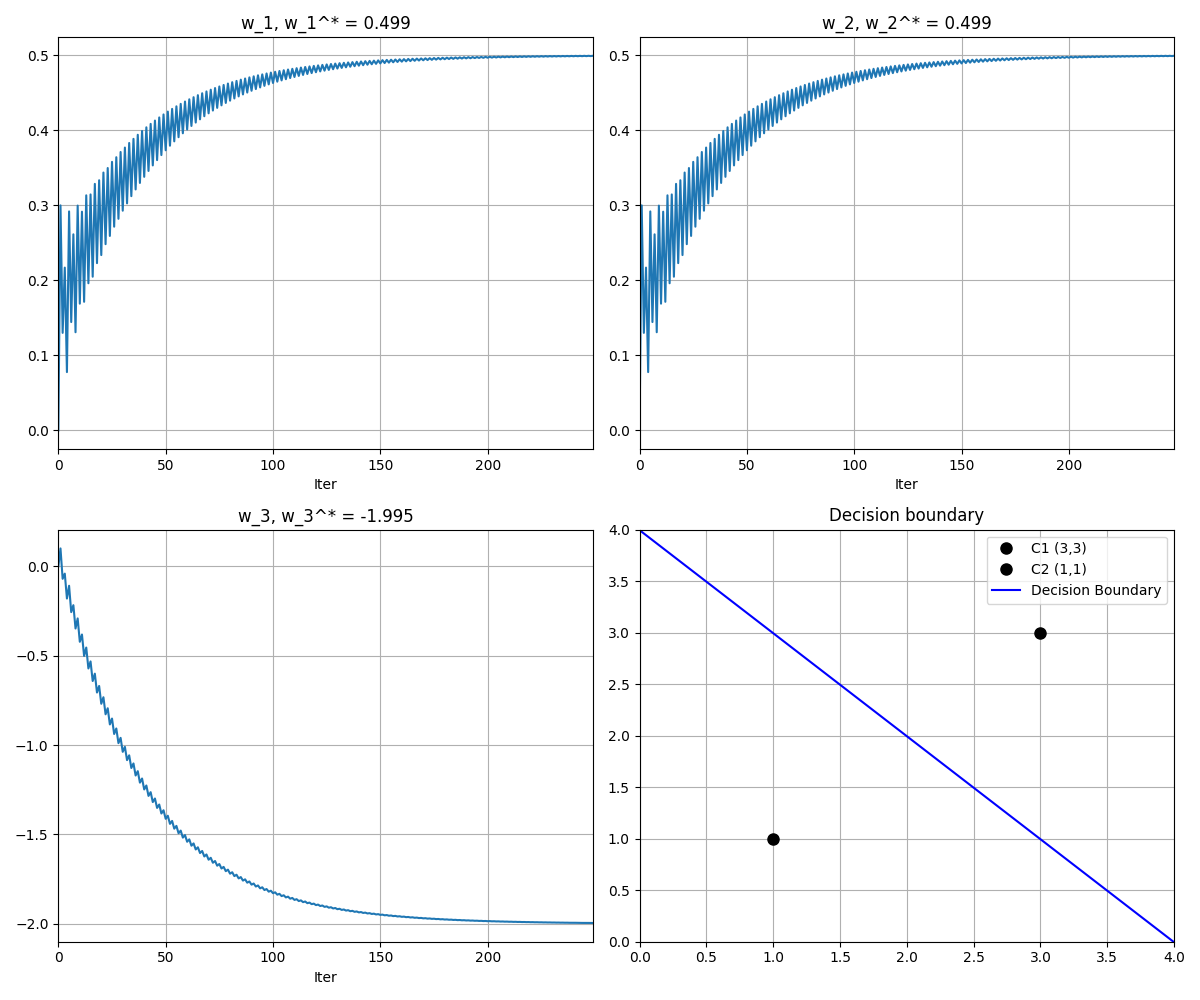

Write the Python code that produced this figure.

import numpy as np
import matplotlib.pyplot as plt

def Figure1324LMSE():
    # Parameters
    MaxIter = 250
    Alpha = 0.1
    
    # Data from C1
    x1 = np.array([3, 3])
    y1 = np.array([3, 3, 1])
    r1 = 1
    
    # Data from C2
    x2 = np.array([1, 1])
    y2 = np.array([1, 1, 1])
    r2 = -1
    
    # Weight update
    # MATLAB: LesW = zeros(3, MaxIter)
    LesW = np.zeros((3, MaxIter))
    
    # MATLAB: repmat([y1, y2], 1, MaxIter) -> Alternating y1, y2
    # In Python, we can just alternate in the loop or construct the array
    # Since MaxIter is 250, we have 250 training steps?
    # MATLAB loop: for iter = 1 : MaxIter-1
    # Accesses LesY(:, iter)
    # LesY has width 2*MaxIter technically if we simply repmat?
    # MATLAB: repmat([y1, y2], 1, MaxIter).
    # [y1, y2] is 3x2.
    # Repmat 1xMaxIter -> Result is 3 x (2*MaxIter).
    # The loop goes up to MaxIter-1. So it uses the first MaxIter columns.
    # Column 1: y1. Column 2: y2. Column 3: y1. ...
    
    LesY_cols = []
    Lesr_vals = []
    for _ in range(MaxIter): # Enough to cover MaxIter
        LesY_cols.append(y1)
        Lesr_vals.append(r1)
        LesY_cols.append(y2)
        Lesr_vals.append(r2)
        
    LesY = np.array(LesY_cols).T # (3, 2*MaxIter)
    Lesr = np.array(Lesr_vals)   # (2*MaxIter,)
    
    # Learning Loop
    for iter_idx in range(MaxIter - 1): # 0 to MaxIter-2
        # Current weights: LesW[:, iter_idx]
        w_curr = LesW[:, iter_idx]
        y_curr = LesY[:, iter_idx]
        r_curr = Lesr[iter_idx]
        
        # Output = dot (LesW(:, iter), LesY(:, iter));
        output = np.dot(w_curr, y_curr)
        
        # Error = Lesr(iter) - Output;
        error = r_curr - output
        
        # LesW (:, iter+1) = LesW (:, iter) + Alpha * Error * LesY(:, iter);
        w_next = w_curr + Alpha * error * y_curr
        LesW[:, iter_idx + 1] = w_next
        
    # Decision boundary (Final weights)
    w_final = LesW[:, -1]
    print(f"Final Weights: {w_final}")
    
    # Display
    fig = plt.figure(figsize=(12, 10))
    
    # Plot weights evolution
    titles = [f'w_1, w_1^* = {w_final[0]:.3f}',
              f'w_2, w_2^* = {w_final[1]:.3f}',
              f'w_3, w_3^* = {w_final[2]:.3f}']
              
    for i in range(3):
        plt.subplot(2, 2, i+1)
        plt.plot(LesW[i, :])
        plt.xlabel('Iter')
        plt.title(titles[i])
        plt.grid(True)
        # axis tight equivalent?
        plt.autoscale(enable=True, axis='x', tight=True)

    # Plot Decision Boundary
    plt.subplot(2, 2, 4)
    plt.plot(x1[0], x1[1], 'ok', markersize=8, label='C1 (3,3)')
    plt.plot(x2[0], x2[1], 'ok', markersize=8, label='C2 (1,1)')
    
    # Decision line: w1*x + w2*y + w3 = 0
    # y = (-w1*x - w3) / w2
    # Define range for x
    x_range = np.linspace(0, 4, 100)
    
    if abs(w_final[1]) > 1e-6:
        y_range = (-w_final[0] * x_range - w_final[2]) / w_final[1]
        plt.plot(x_range, y_range, '-b', label='Decision Boundary')
    else:
        # Vertical line x = -w3 / w1
        if abs(w_final[0]) > 1e-6:
            x_line = -w_final[2] / w_final[0]
            plt.axvline(x=x_line, color='b', label='Decision Boundary')
            
    plt.title('Decision boundary')
    plt.axis([0, 4, 0, 4])
    plt.grid(True)
    plt.legend()
    
    plt.tight_layout()
    plt.savefig('Figure1324LMSE.png')
    plt.show()

if __name__ == "__main__":
    Figure1324LMSE()
